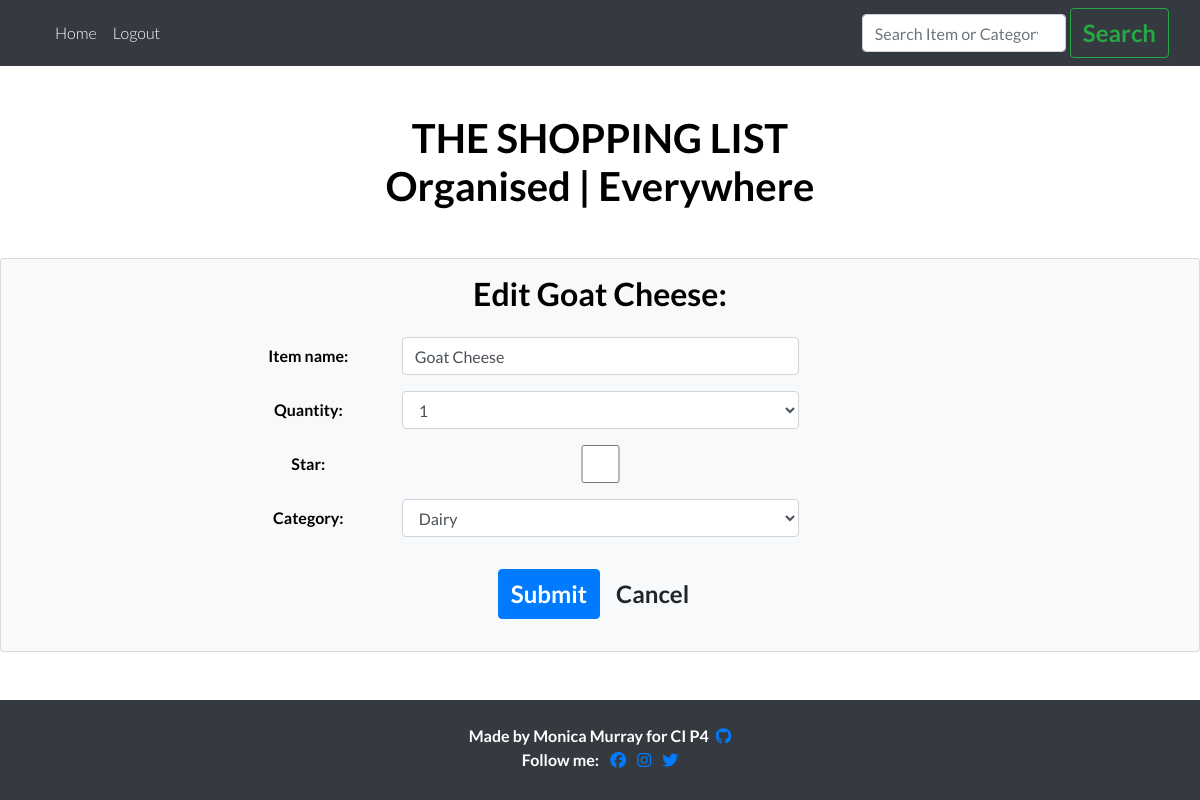
The app's page /edit/99/ (signed in) with its own data.
### list/models.py (models this page shows)
class Entry(models.Model):
    item_name = models.CharField(
        max_length=60, null=False, blank=False)
    quantity = models.IntegerField(
        choices=QUANTITY_CHOICES, default='1')
    star = models.BooleanField(default=False)
    user = models.ForeignKey(User, on_delete=models.CASCADE)
    category = models.CharField(
        max_length=20, choices=CATEGORY_CHOICES, default='Fresh')
    added_on = models.DateTimeField(auto_now_add=True)
    check_item_as_done = models.BooleanField(default=False)
    class Meta:
        ordering = ['-added_on', '-star', ]
    def __str__(self):
        return self.item_name

### list/views.py (the view, shortened to what this page needs)
# urls.py: path('edit/<int:pk>/', views.EditView.as_view(), name='edit'),
class EditView(UserPassesTestMixin, UpdateView):
    model = Entry
    template_name = 'edit_entry.html'
    form_class = AddForm
    pk_url_kwarg = 'pk'
    success_url = reverse_lazy('home')
    def test_func(self):
        return self.request.user == self.get_object().user

### list/forms.py
class AddForm(forms.ModelForm):
    class Meta:
        model = Entry
        fields = ('item_name', 'quantity', 'star', 'category',)

### templates/edit_entry.html (shortened to what this page needs)
{% extends 'base.html' %}
{% load widget_tweaks %}
{% block content %}
<div class="row justify-content-center">
    <h2 class="text-capitalize mt-3">Edit {{entry}}:</h2>
</div>
<div class="container pt-3">
    <form method="post">
        {% for field in form.visible_fields %}
        <div class="form-group row offset-md-2">
            <label for="{{field.id_for_label}}" class="col-sm-2 col-form-label">{{ field.label }}:</label>
            <div class="col-sm-8">
                {{ field|add_class:'form-control col-sm-8 text-capitalize'}}
            </div>
        </div>
        {% endfor %}
        <div class="form-group pt-3">
            <button type="submit" class="btn btn-primary mb-3">Submit</button>
            <a href="{% url 'home' %}" class="btn btn-default mb-3">Cancel</a>
        </div>
    </form>
</div>
{% endblock %}

### static/css/style.css (style rules this page uses)
html, body { height: 100%; }
body { background-color: #fff; font-family: 'Lato', sans-serif; color: black; text-align: center; font-weight: 300; display: flex; flex-direction: column; }
h1, h2, h3, h4, h5, h6, p { font-family: 'Lato', sans-serif; color: black; font-weight: 700; }
.form-group { font-family: 'Lato', sans-serif; color: black; font-weight: 700; }
.btn { font-size: 1.5rem; font-weight: bold; }

### records on screen
Entry: item_name "Goat Cheese", visible_fields "goat cheese" "1" "Dairy"

### other values on screen
{{ field.label }} "Item name" "Quantity" "Star" "Category"
